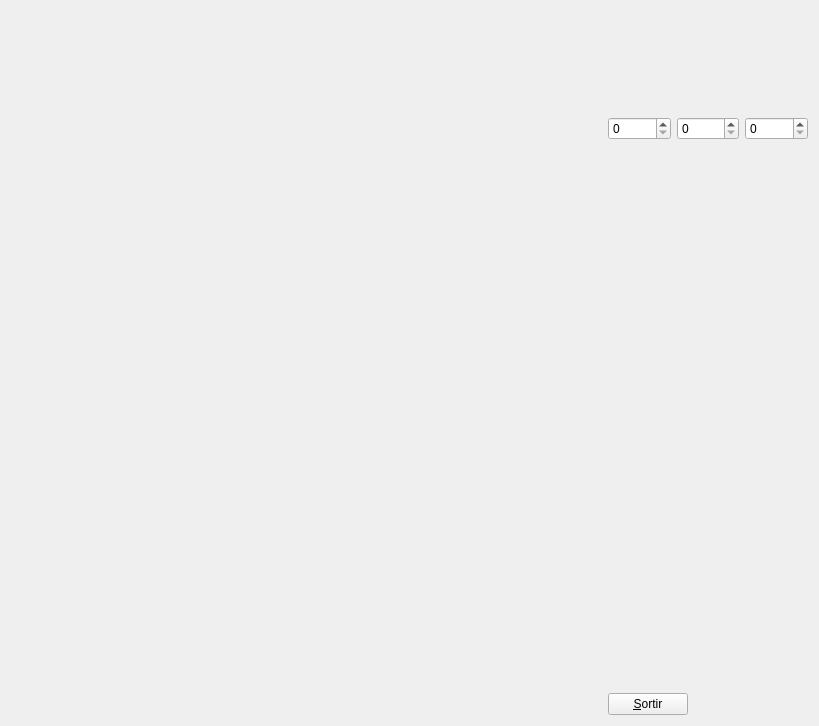
<?xml version="1.0" encoding="UTF-8"?>
<ui version="4.0">
 <class>MyForm</class>
 <widget class="QWidget" name="MyForm">
  <property name="geometry">
   <rect>
    <x>0</x>
    <y>0</y>
    <width>819</width>
    <height>726</height>
   </rect>
  </property>
  <property name="windowTitle">
   <string>IDI-Lab</string>
  </property>
  <layout class="QHBoxLayout" name="horizontalLayout">
   <item>
    <widget class="MyGLWidget" name="widget" native="true">
     <property name="sizePolicy">
      <sizepolicy hsizetype="Expanding" vsizetype="Expanding">
       <horstretch>0</horstretch>
       <verstretch>0</verstretch>
      </sizepolicy>
     </property>
     <property name="minimumSize">
      <size>
       <width>50</width>
       <height>50</height>
      </size>
     </property>
    </widget>
   </item>
   <item>
    <layout class="QVBoxLayout" name="verticalLayout">
     <item>
      <widget class="MyLabel" name="label">
       <property name="minimumSize">
        <size>
         <width>200</width>
         <height>100</height>
        </size>
       </property>
       <property name="text">
        <string/>
       </property>
      </widget>
     </item>
     <item>
      <layout class="QHBoxLayout" name="horizontalLayout_2">
       <item>
        <widget class="QSpinBox" name="spinBox_2">
         <property name="maximum">
          <number>255</number>
         </property>
        </widget>
       </item>
       <item>
        <widget class="QSpinBox" name="spinBox_3">
         <property name="maximum">
          <number>255</number>
         </property>
        </widget>
       </item>
       <item>
        <widget class="QSpinBox" name="spinBox">
         <property name="maximumSize">
          <size>
           <width>16777215</width>
           <height>16777215</height>
          </size>
         </property>
         <property name="maximum">
          <number>255</number>
         </property>
        </widget>
       </item>
      </layout>
     </item>
     <item>
      <spacer name="verticalSpacer">
       <property name="orientation">
        <enum>Qt::Vertical</enum>
       </property>
       <property name="sizeHint" stdset="0">
        <size>
         <width>20</width>
         <height>40</height>
        </size>
       </property>
      </spacer>
     </item>
     <item>
      <widget class="QPushButton" name="pushButton">
       <property name="sizePolicy">
        <sizepolicy hsizetype="Fixed" vsizetype="Fixed">
         <horstretch>0</horstretch>
         <verstretch>0</verstretch>
        </sizepolicy>
       </property>
       <property name="text">
        <string>&amp;Sortir</string>
       </property>
      </widget>
     </item>
    </layout>
   </item>
  </layout>
 </widget>
 <customwidgets>
  <customwidget>
   <class>MyGLWidget</class>
   <extends>QWidget</extends>
   <header>MyGLWidget.h</header>
   <container>1</container>
   <slots>
    <signal>setPsi(int)</signal>
    <signal>setTheta(int)</signal>
    <slot>zoom(int)</slot>
    <slot>lego()</slot>
    <slot>optica()</slot>
    <slot>changeEscala(int)</slot>
    <slot>changePsi(int)</slot>
    <slot>changeTheta(int)</slot>
    <slot>setColorTerra(int,int,int)</slot>
    <slot>setColorFons(int,int,int)</slot>
   </slots>
  </customwidget>
  <customwidget>
   <class>MyLabel</class>
   <extends>QLabel</extends>
   <header location="global">MyLabel.h</header>
   <slots>
    <signal>envia_background(int,int,int)</signal>
    <slot>set_r(int)</slot>
    <slot>set_g(int)</slot>
    <slot>set_b(int)</slot>
   </slots>
  </customwidget>
 </customwidgets>
 <resources/>
 <connections>
  <connection>
   <sender>pushButton</sender>
   <signal>clicked()</signal>
   <receiver>MyForm</receiver>
   <slot>close()</slot>
   <hints>
    <hint type="sourcelabel">
     <x>656</x>
     <y>715</y>
    </hint>
    <hint type="destinationlabel">
     <x>810</x>
     <y>660</y>
    </hint>
   </hints>
  </connection>
  <connection>
   <sender>spinBox_2</sender>
   <signal>valueChanged(int)</signal>
   <receiver>label</receiver>
   <slot>set_r(int)</slot>
   <hints>
    <hint type="sourcelabel">
     <x>632</x>
     <y>123</y>
    </hint>
    <hint type="destinationlabel">
     <x>634</x>
     <y>56</y>
    </hint>
   </hints>
  </connection>
  <connection>
   <sender>spinBox_3</sender>
   <signal>valueChanged(int)</signal>
   <receiver>label</receiver>
   <slot>set_g(int)</slot>
   <hints>
    <hint type="sourcelabel">
     <x>688</x>
     <y>124</y>
    </hint>
    <hint type="destinationlabel">
     <x>687</x>
     <y>72</y>
    </hint>
   </hints>
  </connection>
  <connection>
   <sender>spinBox</sender>
   <signal>valueChanged(int)</signal>
   <receiver>label</receiver>
   <slot>set_b(int)</slot>
   <hints>
    <hint type="sourcelabel">
     <x>777</x>
     <y>139</y>
    </hint>
    <hint type="destinationlabel">
     <x>767</x>
     <y>81</y>
    </hint>
   </hints>
  </connection>
  <connection>
   <sender>label</sender>
   <signal>envia_background(int,int,int)</signal>
   <receiver>widget</receiver>
   <slot>setColorFons(int,int,int)</slot>
   <hints>
    <hint type="sourcelabel">
     <x>634</x>
     <y>29</y>
    </hint>
    <hint type="destinationlabel">
     <x>546</x>
     <y>24</y>
    </hint>
   </hints>
  </connection>
 </connections>
</ui>
